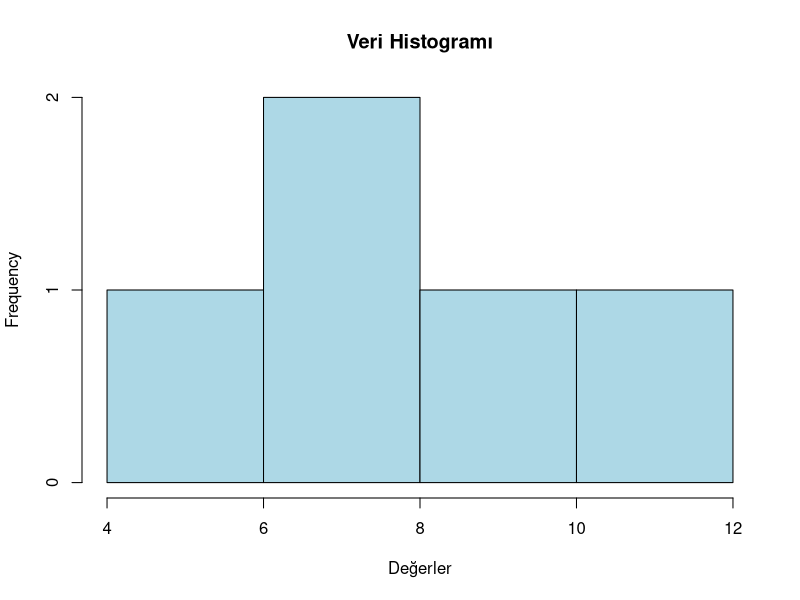

Recreate this plot in R.
# Temel R Dili Kavramları ve Fonksiyonları

# 1. Değişken Türleri
sayi <- 10                # Sayısal (numeric) değişken
karakter <- "Merhaba"     # Karakter (character) değişken
mantiksal <- TRUE         # Mantıksal (logical) değişken
vektor <- c(1, 2, 3, 4)   # Vektör (aynı türden birden fazla değer)
liste <- list(1, "a", TRUE) # Liste (farklı türden değerler)

# 2. Kütüphane/Paket Kullanımı
# install.packages("ggplot2") # Paket yükleme (ilk seferde gerekirse)
library(ggplot2)             # Paket yükleme (kullanmak için)

# 3. Veri Tanımlama
veri <- c(5, 8, 12, 7, 9)    # Vektör olarak veri tanımlama
df <- data.frame(sayi=veri, grup=c("A", "B", "A", "B", "A")) # Veri çerçevesi

# 4. Sayısal Fonksiyonlar
mutlak_deger <- abs(-15)     # Mutlak değer
ortalama <- mean(veri)       # Ortalama
medyan <- median(veri)       # Medyan
standart_sapma <- sd(veri)   # Standart sapma

# 5. Konsola Çıktı Yazdırma
print("Merhaba R!")
print(paste("Ortalama:", ortalama))
cat("Medyan:", medyan, "\n")

# 6. Histogram Çizdirme
hist(veri, main="Veri Histogramı", xlab="Değerler", col="lightblue")

# 7. Yardım Alma
# ?mean   # mean fonksiyonu hakkında yardım almak için

# 8. Faktör (Kategori) Değişkenler
grup_faktor <- factor(df$grup)
print(grup_faktor)

# 9. Temel İstatistiksel Özet
summary(veri)
x <- c(1, 2, 3, 4, 5)
y <- c(6, 7, 8, 9, 10)
z <- c(11, 12, 13, 14, 15)

mean(y)